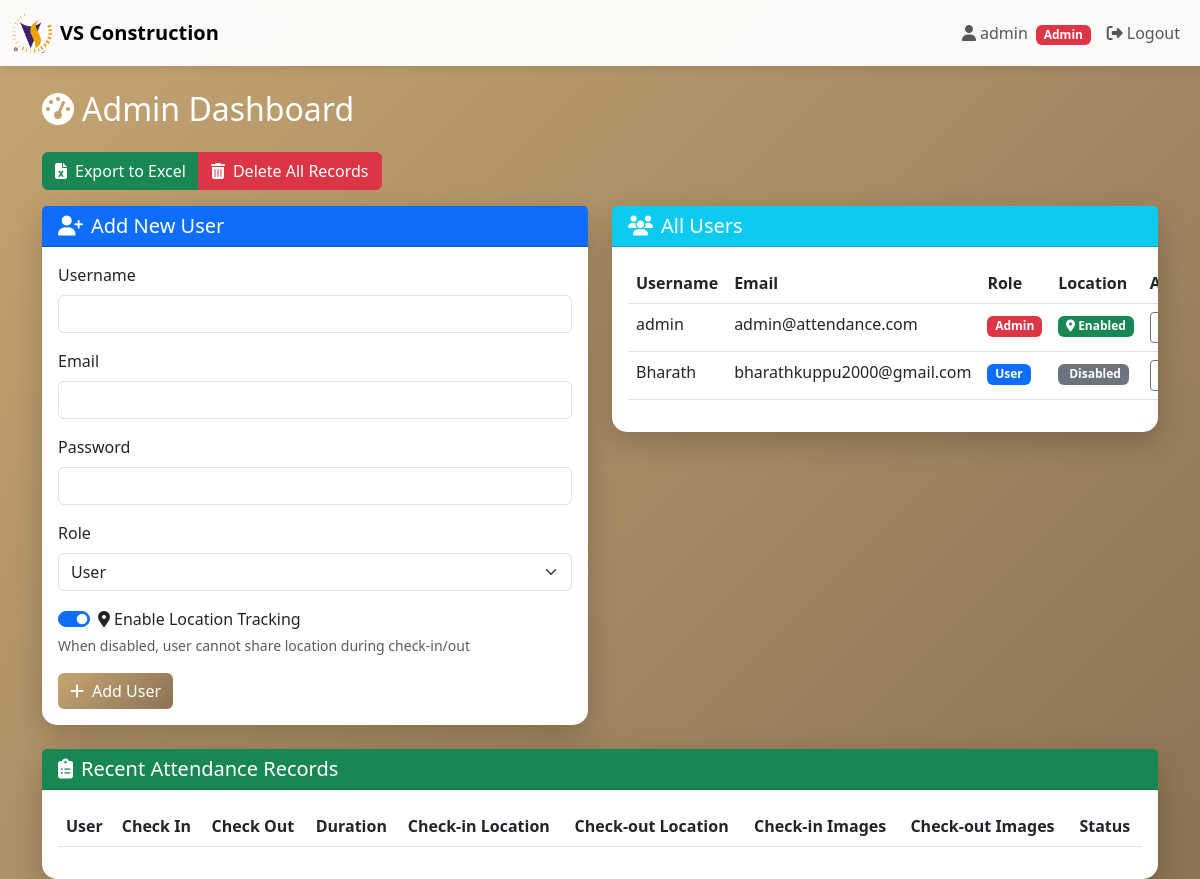
The app's page /admin/dashboard (signed in), older data.
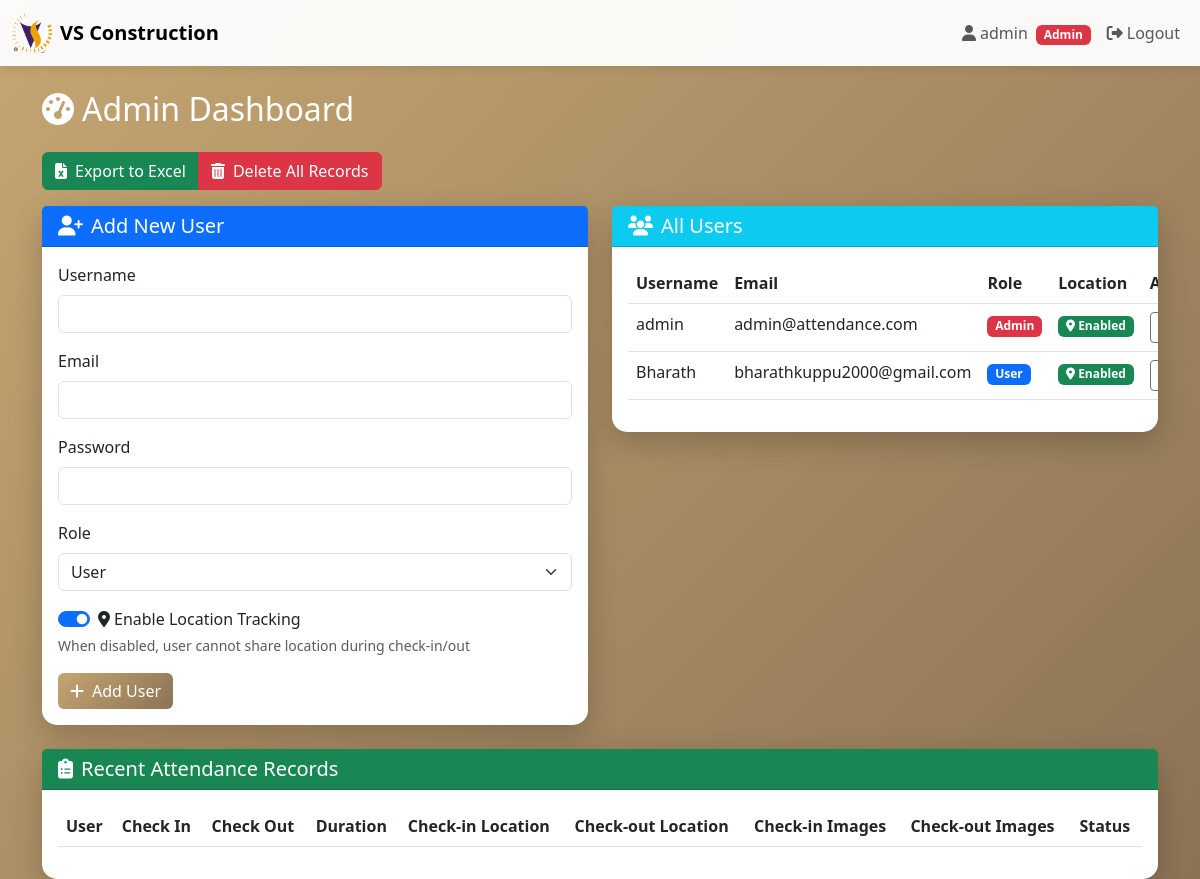
The same page, newer data.
### tables this page shows
CREATE TABLE users (
            id INTEGER PRIMARY KEY AUTOINCREMENT,
            username TEXT UNIQUE NOT NULL,
            email TEXT UNIQUE NOT NULL,
            password_hash TEXT NOT NULL,
            role TEXT NOT NULL DEFAULT 'user',
            location_enabled INTEGER DEFAULT 1,
            created_at TIMESTAMP DEFAULT CURRENT_TIMESTAMP
        );

### app.py (the view)
@app.route('/admin/dashboard')
@login_required
@admin_required
def admin_dashboard():
    conn = get_db()
    users = conn.execute('SELECT id, username, email, role, location_enabled, created_at FROM users').fetchall()
    attendance = conn.execute('''
        SELECT a.*, u.username
        FROM attendance a
        JOIN users u ON a.user_id = u.id
        ORDER BY a.check_in_time DESC
        LIMIT 50
    ''').fetchall()
    conn.close()
    return render_template('admin_dashboard.html', users=users, attendance=attendance)

### app.py (called while the page is built)
def get_db():
    conn = sqlite3.connect('attendance.db')
    conn.row_factory = sqlite3.Row
    return conn

@login_manager.user_loader
def load_user(user_id):
    conn = get_db()
    user = conn.execute('SELECT * FROM users WHERE id = ?', (user_id,)).fetchone()
    conn.close()
    if user:
        return User(
            user['id'],
            user['username'],
            user['email'],
            user['role'],
            user['location_enabled']
        )
    return None

def admin_required(f):
    @wraps(f)
    def decorated_function(*args, **kwargs):
        if not current_user.is_authenticated or current_user.role != 'admin':
            flash('Admin access required', 'danger')
            return redirect(url_for('login'))
        return f(*args, **kwargs)
    return decorated_function

### templates/admin_dashboard.html (shortened to what this page needs)
{% extends "base.html" %}
{% block content %}
<div class="row">
    <div class="col-12">
        <h2 class="text-white mb-4">
            <i class="fas fa-tachometer-alt me-2"></i>Admin Dashboard
        </h2>
    </div>
</div>
<div class="row mb-3">
    <div class="col-md-8">
        <div class="btn-group" role="group">
            <button type="button" class="btn btn-success" data-bs-toggle="modal" data-bs-target="#exportModal">
                <i class="fas fa-file-excel me-2"></i>Export to Excel
            </button>
            <button type="button" class="btn btn-danger" data-bs-toggle="modal" data-bs-target="#deleteModal">
                <i class="fas fa-trash-alt me-2"></i>Delete All Records
            </button>
        </div>
    </div>
</div>
<div class="row mb-4">
    <div class="col-md-6">
        <div class="card">
            <div class="card-header bg-primary text-white">
                <h5 class="mb-0"><i class="fas fa-user-plus me-2"></i>Add New User</h5>
            </div>
            <div class="card-body">
                <form method="POST" action="{{ url_for('add_user') }}">
                    <div class="mb-3">
                        <label class="form-label">Username</label>
                        <input type="text" class="form-control" name="username" required>
                    </div>
                    <div class="mb-3">
                        <label class="form-label">Email</label>
                        <input type="email" class="form-control" name="email" required>
                    </div>
                    <div class="mb-3">
                        <label class="form-label">Password</label>
                        <input type="password" class="form-control" name="password" required>
                    </div>
                    <div class="mb-3">
                        <label class="form-label">Role</label>
                        <select class="form-select" name="role">
                            <option value="user">User</option>
                        </select>
                    </div>
                    <div class="mb-3">
                        <div class="form-check form-switch">
                            <input class="form-check-input" type="checkbox" id="location_enabled" name="location_enabled" checked>
                            <label class="form-check-label" for="location_enabled">
                                <i class="fas fa-map-marker-alt me-1"></i>Enable Location Tracking
                            </label>
                        </div>
                        <small class="text-muted">When disabled, user cannot share location during check-in/out</small>
                    </div>
                    <button type="submit" class="btn btn-primary">
                        <i class="fas fa-plus me-2"></i>Add User
                    </button>
                </form>
            </div>
        </div>
    </div>
    <div class="col-md-6">
        <div class="card">
            <div class="card-header bg-info text-white">
                <h5 class="mb-0"><i class="fas fa-users me-2"></i>All Users</h5>
            </div>
            <div class="card-body" style="max-height: 400px; overflow-y: auto;">
                <table class="table table-hover">
                    <thead>
                        <tr>
                            <th>Username</th>
                            <th>Email</th>
                            <th>Role</th>
                            <th>Location</th>
                            <th>Action</th>
                        </tr>
                    </thead>
                    <tbody>
                        {% for user in users %}
                        <tr>
                            <td>{{ user.username }}</td>
                            <td>{{ user.email }}</td>
                            <td>
                                {% if user.role == 'admin' %}
                                <span class="badge bg-danger">Admin</span>
                                {% else %}
                                <span class="badge bg-primary">User</span>
                                {% endif %}
                            </td>
                            <td>
                                {% if user.location_enabled %}
                                <span class="badge bg-success"><i class="fas fa-map-marker-alt"></i> Enabled</span>
                                {% else %}
                                <span class="badge bg-secondary"> Disabled</span>
                                {% endif %}
                            </td>
                            <td>
                                <form method="POST" action="{{ url_for('toggle_location', user_id=user.id) }}" style="display: inline;">
                                    <button type="submit" class="btn btn-sm btn-outline-secondary" title="Toggle location permission">
                                    </button>
                                </form>
                            </td>
                        </tr>
                        {% endfor %}
                    </tbody>
                </table>
            </div>
        </div>
    </div>
</div>
<div class="row">
    <div class="col-12">
        <div class="card">
            <div class="card-header bg-success text-white">
                <h5 class="mb-0"><i class="fas fa-clipboard-list me-2"></i>Recent Attendance Records</h5>
            </div>
            <div class="card-body" style="overflow-x: auto;">
                <table class="table table-striped">
                    <thead>
                        <tr>
                            <th>User</th>
                            <th>Check In</th>
                            <th>Check Out</th>
                            <th>Duration</th>
                            <th>Check-in Location</th>
                            <th>Check-out Location</th>
                            <th>Check-in Images</th>
                            <th>Check-out Images</th>
                            <th>Status</th>
                        </tr>
                    </thead>
                </table>
            </div>
        </div>
    </div>
</div>
{% endblock %}

### templates/base.html (shortened to what this page needs)
<!DOCTYPE html>
<html lang="en">
<head>
    <link href="https://cdn.jsdelivr.net/npm/bootstrap@5.3.0/dist/css/bootstrap.min.css" rel="stylesheet">
    <link href="https://cdnjs.cloudflare.com/ajax/libs/font-awesome/6.4.0/css/all.min.css" rel="stylesheet">
</head>
<body>
    {% if current_user.is_authenticated %}
    <nav class="navbar navbar-expand-lg navbar-light">
        <div class="container-fluid">
            <a class="navbar-brand fw-bold d-flex align-items-center" href="{{ url_for('index') }}">
                <img src="{{ url_for('static', filename='logo.png') }}" alt="VS Construction" height="40" class="me-2">
                <span>VS Construction</span>
            </a>
            <div class="collapse navbar-collapse" id="navbarNav">
                <ul class="navbar-nav ms-auto">
                    <li class="nav-item">
                        <span class="nav-link">
                            <i class="fas fa-user me-1"></i>{{ current_user.username }}
                            {% if current_user.role == 'admin' %}
                            <span class="badge bg-danger ms-1">Admin</span>
                            {% endif %}
                        </span>
                    </li>
                    <li class="nav-item">
                        <a class="nav-link" href="{{ url_for('logout') }}">
                            <i class="fas fa-sign-out-alt me-1"></i>Logout
                        </a>
                    </li>
                </ul>
            </div>
        </div>
    </nav>
    {% endif %}
    <div class="container mt-4">
        {% block content %}{% endblock %}
    </div>
</body>
</html>

### templates/base.html (style rules this page uses)
body { min-height: 100vh; background: linear-gradient(135deg, #C5A572 0%, #8B7355 100%); }
.navbar { background: rgba(255, 255, 255, 0.95) !important; backdrop-filter: blur(10px); box-shadow: 0 2px 10px rgba(0,0,0,0.1); }
.card { border: none; border-radius: 15px; box-shadow: 0 10px 30px rgba(0,0,0,0.2); }
.btn-primary { background: linear-gradient(135deg, #C5A572 0%, #8B7355 100%); border: none; }

Row changes from the older to the newer data that the page shows:
changed users "Bharath": location_enabled "Disabled" → "Enabled"
